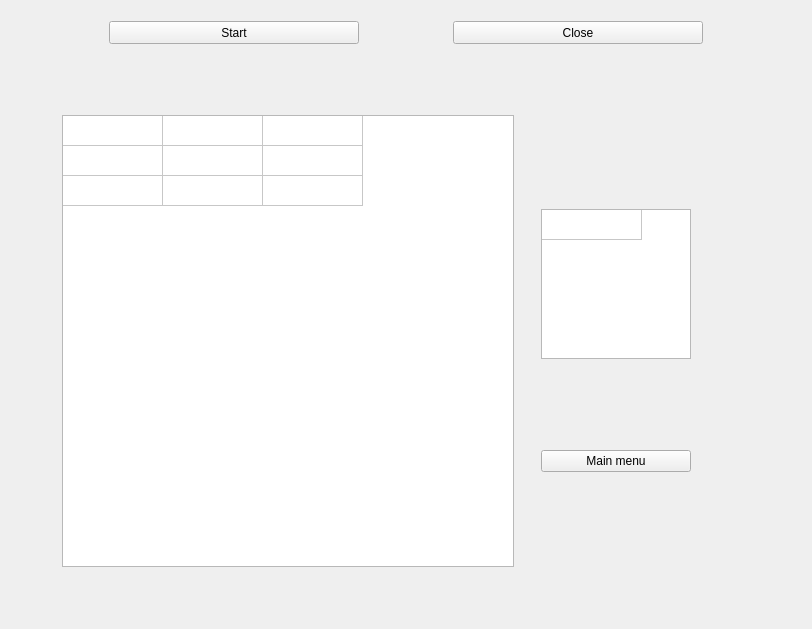
<?xml version="1.0" encoding="UTF-8"?>
<ui version="4.0">
 <class>GameWindow</class>
 <widget class="QMainWindow" name="GameWindow">
  <property name="geometry">
   <rect>
    <x>0</x>
    <y>0</y>
    <width>812</width>
    <height>629</height>
   </rect>
  </property>
  <property name="windowTitle">
   <string>Inventory</string>
  </property>
  <property name="locale">
   <locale language="English" country="UnitedStates"/>
  </property>
  <widget class="QWidget" name="centralwidget">
   <layout class="QVBoxLayout" name="verticalLayout">
    <property name="leftMargin">
     <number>12</number>
    </property>
    <property name="topMargin">
     <number>12</number>
    </property>
    <property name="rightMargin">
     <number>12</number>
    </property>
    <property name="bottomMargin">
     <number>12</number>
    </property>
    <item>
     <widget class="QWidget" name="mainMenuWidget" native="true">
      <property name="sizePolicy">
       <sizepolicy hsizetype="Preferred" vsizetype="Maximum">
        <horstretch>0</horstretch>
        <verstretch>0</verstretch>
       </sizepolicy>
      </property>
      <property name="maximumSize">
       <size>
        <width>16777215</width>
        <height>45</height>
       </size>
      </property>
      <layout class="QHBoxLayout" name="horizontalLayout">
       <item>
        <spacer name="horizontalSpacer_2">
         <property name="orientation">
          <enum>Qt::Horizontal</enum>
         </property>
         <property name="sizeHint" stdset="0">
          <size>
           <width>40</width>
           <height>20</height>
          </size>
         </property>
        </spacer>
       </item>
       <item>
        <widget class="QPushButton" name="startBtn">
         <property name="minimumSize">
          <size>
           <width>250</width>
           <height>23</height>
          </size>
         </property>
         <property name="text">
          <string>Start</string>
         </property>
         <property name="autoDefault">
          <bool>false</bool>
         </property>
         <property name="flat">
          <bool>false</bool>
         </property>
        </widget>
       </item>
       <item>
        <spacer name="horizontalSpacer_3">
         <property name="orientation">
          <enum>Qt::Horizontal</enum>
         </property>
         <property name="sizeHint" stdset="0">
          <size>
           <width>40</width>
           <height>20</height>
          </size>
         </property>
        </spacer>
       </item>
       <item>
        <widget class="QPushButton" name="closeBtn">
         <property name="minimumSize">
          <size>
           <width>250</width>
           <height>23</height>
          </size>
         </property>
         <property name="text">
          <string>Close</string>
         </property>
         <property name="flat">
          <bool>false</bool>
         </property>
        </widget>
       </item>
       <item>
        <spacer name="horizontalSpacer_4">
         <property name="orientation">
          <enum>Qt::Horizontal</enum>
         </property>
         <property name="sizeHint" stdset="0">
          <size>
           <width>40</width>
           <height>20</height>
          </size>
         </property>
        </spacer>
       </item>
      </layout>
     </widget>
    </item>
    <item>
     <spacer name="verticalSpacer">
      <property name="orientation">
       <enum>Qt::Vertical</enum>
      </property>
      <property name="sizeHint" stdset="0">
       <size>
        <width>20</width>
        <height>40</height>
       </size>
      </property>
     </spacer>
    </item>
    <item>
     <widget class="QWidget" name="gamePanelWidget" native="true">
      <layout class="QGridLayout" name="gridLayout">
       <property name="leftMargin">
        <number>50</number>
       </property>
       <property name="topMargin">
        <number>50</number>
       </property>
       <property name="rightMargin">
        <number>50</number>
       </property>
       <property name="bottomMargin">
        <number>50</number>
       </property>
       <item row="0" column="2">
        <widget class="QWidget" name="itemWidget" native="true">
         <layout class="QVBoxLayout" name="verticalLayout_2">
          <item>
           <widget class="DropableTable" name="objTableWidget">
            <property name="minimumSize">
             <size>
              <width>150</width>
              <height>150</height>
             </size>
            </property>
            <property name="maximumSize">
             <size>
              <width>150</width>
              <height>150</height>
             </size>
            </property>
            <property name="rowCount">
             <number>1</number>
            </property>
            <property name="columnCount">
             <number>1</number>
            </property>
            <attribute name="horizontalHeaderVisible">
             <bool>false</bool>
            </attribute>
            <attribute name="verticalHeaderVisible">
             <bool>false</bool>
            </attribute>
            <row/>
            <column/>
           </widget>
          </item>
          <item>
           <widget class="QPushButton" name="menuBtn">
            <property name="autoFillBackground">
             <bool>false</bool>
            </property>
            <property name="text">
             <string>Main menu</string>
            </property>
            <property name="checkable">
             <bool>false</bool>
            </property>
            <property name="autoRepeat">
             <bool>false</bool>
            </property>
            <property name="autoExclusive">
             <bool>false</bool>
            </property>
            <property name="autoDefault">
             <bool>false</bool>
            </property>
            <property name="default">
             <bool>false</bool>
            </property>
            <property name="flat">
             <bool>false</bool>
            </property>
           </widget>
          </item>
         </layout>
        </widget>
       </item>
       <item row="0" column="1">
        <spacer name="horizontalSpacer">
         <property name="orientation">
          <enum>Qt::Horizontal</enum>
         </property>
         <property name="sizeHint" stdset="0">
          <size>
           <width>40</width>
           <height>20</height>
          </size>
         </property>
        </spacer>
       </item>
       <item row="0" column="3">
        <spacer name="horizontalSpacer_5">
         <property name="orientation">
          <enum>Qt::Horizontal</enum>
         </property>
         <property name="sizeType">
          <enum>QSizePolicy::Fixed</enum>
         </property>
         <property name="sizeHint" stdset="0">
          <size>
           <width>50</width>
           <height>20</height>
          </size>
         </property>
        </spacer>
       </item>
       <item row="0" column="0">
        <widget class="DropableTable" name="invTableWidget">
         <property name="minimumSize">
          <size>
           <width>452</width>
           <height>452</height>
          </size>
         </property>
         <property name="maximumSize">
          <size>
           <width>452</width>
           <height>452</height>
          </size>
         </property>
         <property name="frameShape">
          <enum>QFrame::StyledPanel</enum>
         </property>
         <property name="frameShadow">
          <enum>QFrame::Sunken</enum>
         </property>
         <property name="lineWidth">
          <number>1</number>
         </property>
         <property name="rowCount">
          <number>3</number>
         </property>
         <property name="columnCount">
          <number>3</number>
         </property>
         <attribute name="horizontalHeaderVisible">
          <bool>false</bool>
         </attribute>
         <attribute name="horizontalHeaderHighlightSections">
          <bool>true</bool>
         </attribute>
         <attribute name="verticalHeaderVisible">
          <bool>false</bool>
         </attribute>
         <row/>
         <row/>
         <row/>
         <column/>
         <column/>
         <column/>
        </widget>
       </item>
      </layout>
     </widget>
    </item>
   </layout>
  </widget>
 </widget>
 <customwidgets>
  <customwidget>
   <class>DropableTable</class>
   <extends>QTableWidget</extends>
   <header>dropabletable.h</header>
  </customwidget>
 </customwidgets>
 <resources>
  <include location="../Resource/InventoryResource.qrc"/>
 </resources>
 <connections/>
</ui>
